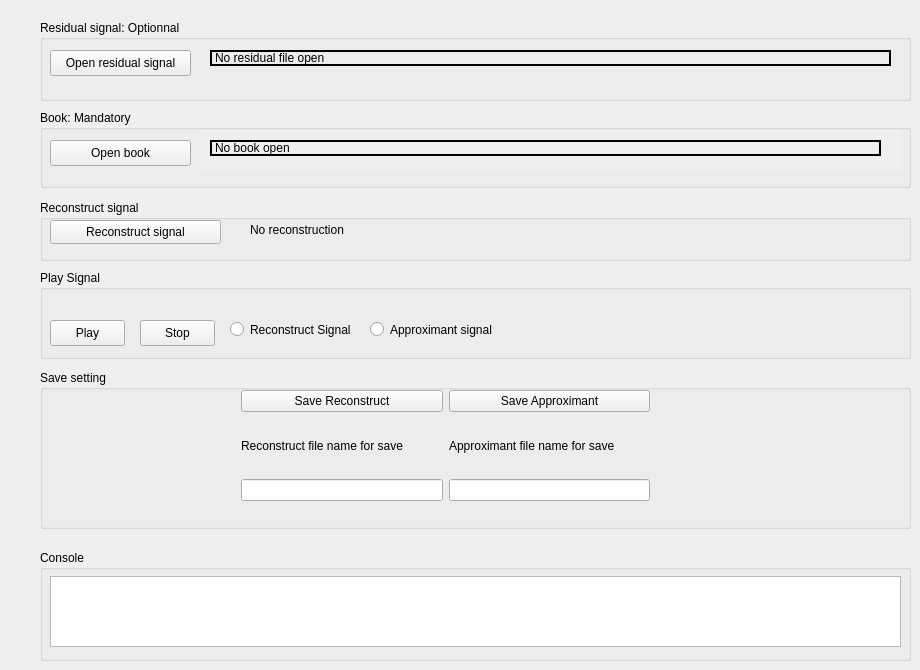
       <widget class="QWidget" name="tab_2" >
        <attribute name="title" >
         <string>MPR</string>
        </attribute>
        <widget class="QGroupBox" name="groupBox_4" >
         <property name="geometry" >
          <rect>
           <x>40</x>
           <y>110</y>
           <width>871</width>
           <height>78</height>
          </rect>
         </property>
         <property name="title" >
          <string>Book: Mandatory</string>
         </property>
         <widget class="QPushButton" name="btnOpenbook" >
          <property name="geometry" >
           <rect>
            <x>10</x>
            <y>30</y>
            <width>141</width>
            <height>26</height>
           </rect>
          </property>
          <property name="toolTip" >
           <string>open</string>
          </property>
          <property name="text" >
           <string>Open book</string>
          </property>
          <property name="icon" >
           <iconset resource="mptkgui.qrc" >:/resouces/open.xpm</iconset>
          </property>
          <property name="checkable" >
           <bool>false</bool>
          </property>
          <property name="flat" >
           <bool>false</bool>
          </property>
         </widget>
         <widget class="QWidget" native="1" name="widget_3" >
          <property name="geometry" >
           <rect>
            <x>160</x>
            <y>20</y>
            <width>701</width>
            <height>41</height>
           </rect>
          </property>
          <property name="autoFillBackground" >
           <bool>true</bool>
          </property>
          <widget class="QLabel" name="labelBook" >
           <property name="geometry" >
            <rect>
             <x>10</x>
             <y>10</y>
             <width>671</width>
             <height>16</height>
            </rect>
           </property>
           <property name="frameShape" >
            <enum>QFrame::WinPanel</enum>
           </property>
           <property name="text" >
            <string>No book open</string>
           </property>
          </widget>
         </widget>
        </widget>
        <widget class="QWidget" name="verticalLayout_8" >
         <property name="geometry" >
          <rect>
           <x>40</x>
           <y>20</y>
           <width>871</width>
           <height>81</height>
          </rect>
         </property>
         <layout class="QVBoxLayout" >
          <item>
           <widget class="QGroupBox" name="groupBox_28" >
            <property name="title" >
             <string>Residual signal: Optionnal</string>
            </property>
            <widget class="QPushButton" name="btnOpenSigRecons" >
             <property name="geometry" >
              <rect>
               <x>10</x>
               <y>30</y>
               <width>141</width>
               <height>26</height>
              </rect>
             </property>
             <property name="toolTip" >
              <string>open</string>
             </property>
             <property name="text" >
              <string>Open residual signal</string>
             </property>
             <property name="icon" >
              <iconset resource="mptkgui.qrc" >:/resouces/open_signal.xpm</iconset>
             </property>
             <property name="checkable" >
              <bool>false</bool>
             </property>
             <property name="flat" >
              <bool>false</bool>
             </property>
            </widget>
            <widget class="QWidget" native="1" name="widget_11" >
             <property name="geometry" >
              <rect>
               <x>160</x>
               <y>20</y>
               <width>701</width>
               <height>41</height>
              </rect>
             </property>
             <property name="autoFillBackground" >
              <bool>false</bool>
             </property>
             <widget class="QLabel" name="labelResidualSignalRecons" >
              <property name="geometry" >
               <rect>
                <x>10</x>
                <y>10</y>
                <width>681</width>
                <height>16</height>
               </rect>
              </property>
              <property name="frameShape" >
               <enum>QFrame::WinPanel</enum>
              </property>
              <property name="text" >
               <string>No residual file open</string>
              </property>
             </widget>
            </widget>
           </widget>
          </item>
         </layout>
        </widget>
        <widget class="QGroupBox" name="groupBox_29" >
         <property name="geometry" >
          <rect>
           <x>40</x>
           <y>270</y>
           <width>871</width>
           <height>89</height>
          </rect>
         </property>
         <property name="title" >
          <string>Play Signal</string>
         </property>
         <widget class="QPushButton" name="btnPlayRecons" >
          <property name="geometry" >
           <rect>
            <x>10</x>
            <y>50</y>
            <width>75</width>
            <height>26</height>
           </rect>
          </property>
          <property name="toolTip" >
           <string>open</string>
          </property>
          <property name="text" >
           <string>Play</string>
          </property>
          <property name="icon" >
           <iconset>resouces/player_play.png</iconset>
          </property>
          <property name="checkable" >
           <bool>false</bool>
          </property>
          <property name="flat" >
           <bool>false</bool>
          </property>
         </widget>
         <widget class="QRadioButton" name="radioButtonRecons" >
          <property name="geometry" >
           <rect>
            <x>190</x>
            <y>50</y>
            <width>121</width>
            <height>19</height>
           </rect>
          </property>
          <property name="text" >
           <string>Reconstruct Signal</string>
          </property>
         </widget>
         <widget class="QRadioButton" name="radioButtonApproxRecons" >
          <property name="geometry" >
           <rect>
            <x>330</x>
            <y>50</y>
            <width>171</width>
            <height>19</height>
           </rect>
          </property>
          <property name="text" >
           <string>Approximant signal</string>
          </property>
         </widget>
         <widget class="QPushButton" name="btnStopRecons" >
          <property name="geometry" >
           <rect>
            <x>100</x>
            <y>50</y>
            <width>75</width>
            <height>26</height>
           </rect>
          </property>
          <property name="toolTip" >
           <string>open</string>
          </property>
          <property name="text" >
           <string>Stop</string>
          </property>
          <property name="icon" >
           <iconset>resouces/player_stop.png</iconset>
          </property>
          <property name="checkable" >
           <bool>false</bool>
          </property>
          <property name="flat" >
           <bool>false</bool>
          </property>
         </widget>
        </widget>
        <widget class="QGroupBox" name="groupBox_30" >
         <property name="geometry" >
          <rect>
           <x>40</x>
           <y>200</y>
           <width>871</width>
           <height>61</height>
          </rect>
         </property>
         <property name="title" >
          <string>Reconstruct signal</string>
         </property>
         <widget class="QPushButton" name="pushButtonreconSignal" >
          <property name="geometry" >
           <rect>
            <x>10</x>
            <y>20</y>
            <width>171</width>
            <height>24</height>
           </rect>
          </property>
          <property name="text" >
           <string>Reconstruct signal</string>
          </property>
         </widget>
         <widget class="QLabel" name="label_progressrecons" >
          <property name="geometry" >
           <rect>
            <x>210</x>
            <y>20</y>
            <width>271</width>
            <height>20</height>
           </rect>
          </property>
          <property name="text" >
           <string>No reconstruction</string>
          </property>
         </widget>
        </widget>
        <widget class="QGroupBox" name="groupBox_31" >
         <property name="geometry" >
          <rect>
           <x>40</x>
           <y>550</y>
           <width>871</width>
           <height>111</height>
          </rect>
         </property>
         <property name="title" >
          <string>Console</string>
         </property>
         <widget class="QTextEdit" name="textEditConsolRecons" >
          <property name="geometry" >
           <rect>
            <x>10</x>
            <y>26</y>
            <width>851</width>
            <height>71</height>
           </rect>
          </property>
         </widget>
        </widget>
        <widget class="QGroupBox" name="groupBox_32" >
         <property name="geometry" >
          <rect>
           <x>40</x>
           <y>370</y>
           <width>871</width>
           <height>159</height>
          </rect>
         </property>
         <property name="title" >
          <string>Save setting</string>
         </property>
         <widget class="QWidget" name="horizontalLayout_8" >
          <property name="geometry" >
           <rect>
            <x>0</x>
            <y>20</y>
            <width>811</width>
            <height>111</height>
           </rect>
          </property>
          <layout class="QHBoxLayout" >
           <item>
            <spacer>
             <property name="orientation" >
              <enum>Qt::Horizontal</enum>
             </property>
             <property name="sizeHint" >
              <size>
               <width>40</width>
               <height>20</height>
              </size>
             </property>
            </spacer>
           </item>
           <item>
            <layout class="QVBoxLayout" >
             <item>
              <widget class="QPushButton" name="pushButtonSaveReconstruc" >
               <property name="text" >
                <string>Save Reconstruct</string>
               </property>
              </widget>
             </item>
             <item>
              <widget class="QLabel" name="label_37" >
               <property name="text" >
                <string>Reconstruct file name for save</string>
               </property>
              </widget>
             </item>
             <item>
              <widget class="QLineEdit" name="lineEditSaveRecons" />
             </item>
            </layout>
           </item>
           <item>
            <layout class="QVBoxLayout" >
             <item>
              <widget class="QPushButton" name="pushButtonSaveApproxRecons" >
               <property name="text" >
                <string>Save Approximant</string>
               </property>
              </widget>
             </item>
             <item>
              <widget class="QLabel" name="label_38" >
               <property name="text" >
                <string>Approximant file name for save</string>
               </property>
              </widget>
             </item>
             <item>
              <widget class="QLineEdit" name="lineEditSaveApproximantRecons" />
             </item>
            </layout>
           </item>
           <item>
            <spacer>
             <property name="orientation" >
              <enum>Qt::Horizontal</enum>
             </property>
             <property name="sizeHint" >
              <size>
               <width>40</width>
               <height>20</height>
              </size>
             </property>
            </spacer>
           </item>
          </layout>
         </widget>
        </widget>
       </widget>
